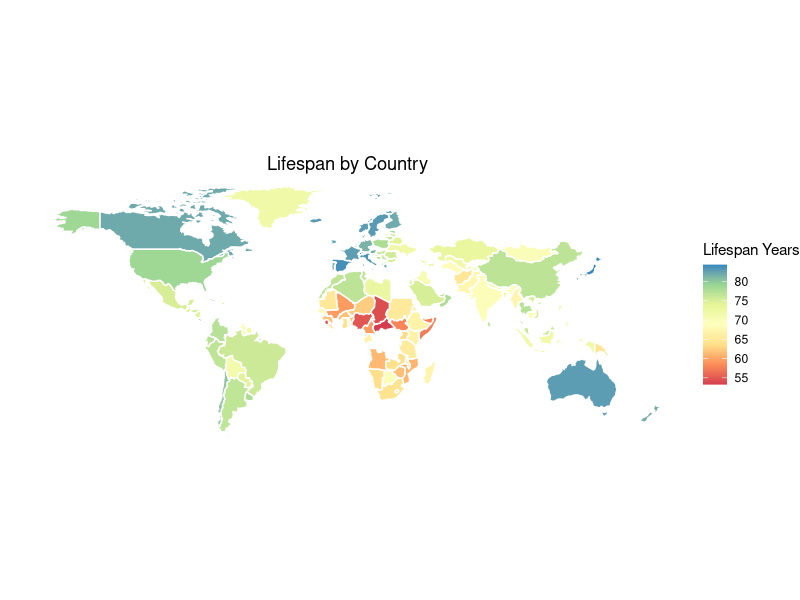
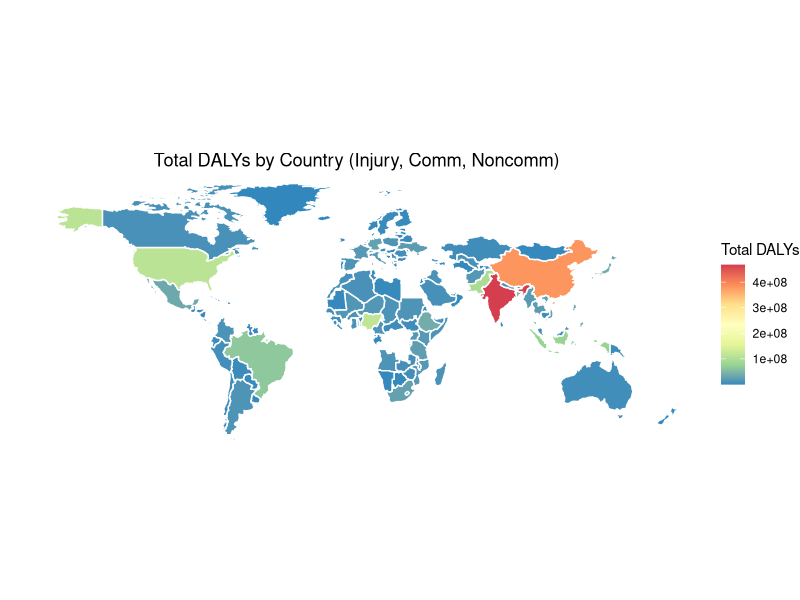

Write the R code that produced these figures, in order.
library(readr)
library(dplyr)

# cleaning data 
data <- read_csv("life expectancy.csv")

# remove corruption file, which has the most NAs 
rm_corruption <- data[-c(12)]

# rename all columns 
df <- rm_corruption %>% 
  rename( "country" = "Country Name",
          "code" = "Country Code",
          "region" = "Region", 
          "inc" = "IncomeGroup",
          "year" = "Year",
          "lifespan" = "Life Expectancy World Bank",
          "starving" = "Prevelance of Undernourishment",
          "health" = "Health Expenditure %",
          "edu" = "Education Expenditure %",
          "unemp" = "Unemployment",
          "sanitation" = "Sanitation",
          "injury" = "Injuries",
          "comm" = "Communicable",
          "noncomm" = "NonCommunicable"
  )

View(df)

library(ggplot2)
library(RColorBrewer)
world0=map_data("world")

world=world0%>%rename("country"=region)%>%select(-subregion)%>%mutate(country=ifelse(country=="USA","United States",country))

datWorld=full_join(df,world,by="country")%>%select(long,lat,group,order,country,region,lifespan,injury,comm,noncomm,year)%>%filter(year==2019)

# LIFESPAN PLOT 
ggplot(datWorld,aes(x=long,y=lat,group=group,fill=lifespan))+geom_polygon(color="white")+scale_fill_distiller(palette="Spectral",direction=1)+coord_quickmap()+theme_classic()+theme_void()+labs(title = "Lifespan by Country", fill = "Lifespan Years")+theme(plot.title = element_text(hjust = 0.5))


datWorld2=datWorld%>%filter(year==2019)%>%mutate(totDaly=((injury+comm+noncomm)))
View(datWorld2)

# DALYS PLOT 
ggplot(datWorld2,aes(x=long,y=lat,group=group,fill=totDaly))+geom_polygon(color="white")+scale_fill_distiller(palette="Spectral",direction=-1)+coord_quickmap()+theme_classic()+theme_void()+labs(title = "Total DALYs by Country (Injury, Comm, Noncomm)", fill = "Total DALYs")+theme(plot.title = element_text(hjust = 0.5))


